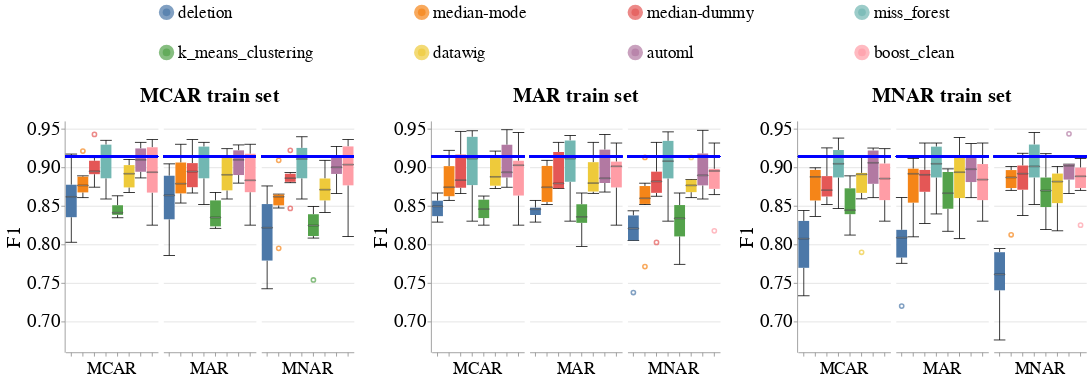

The code cell stored with this chart in its notebook:
### Markdown cell above
### Overall Metrics

### Code cell
create_box_plots_for_diff_imputers_v2(dataset_name=DATASET_NAME,
                                      model_name='rf_clf',
                                      metric_name='f1',
                                      db_client=db_client)

### Figure 1 — Vega-Lite specification as saved in the notebook (floating-point values rounded to 4 significant figures; data arrays with more than 128 entries replaced by an {"elided": "..."} marker saying what was removed)
{"config": {"view": {"continuousWidth": 400, "continuousHeight": 300, "stroke": null}, "axis": {"labelFontSize": 24, "labelFontWeight": "normal", "titleFontSize": 26, "titleFontWeight": "normal"}, "facet": {"spacing": 5}, "header": {"labelFontSize": 22, "labelOrient": "bottom", "labelPadding": 5, "titleFontSize": 26}, "legend": {"columns": 4, "direction": "horizontal", "labelFontSize": 22, "labelLimit": 400, "orient": "top", "symbolOffset": 120, "symbolStrokeWidth": 10, "titleAnchor": "middle", "titleFontSize": 24, "titleLimit": 300}, "title": {"fontSize": 26}}, "hconcat": [{"facet": {"column": {"field": "Test_Injection_Strategy", "sort": ["MCAR", "MAR", "MNAR"], "title": "MCAR train set", "type": "nominal"}}, "spec": {"layer": [{"mark": {"type": "boxplot", "median": {"stroke": "black", "strokeWidth": 0.7}, "ticks": true}, "encoding": {"color": {"field": "Null_Imputer_Name", "sort": ["deletion", "median-mode", "median-dummy", "miss_forest", "k_means_clustering", "datawig", "automl", "boost_clean"], "title": null, "type": "nominal"}, "x": {"axis": {"labels": false}, "field": "Null_Imputer_Name", "sort": ["deletion", "median-mode", "median-dummy", "miss_forest", "k_means_clustering", "datawig", "automl", "boost_clean"], "title": null, "type": "nominal"}, "y": {"field": "Metric_Value", "scale": {"zero": false}, "title": "F1", "type": "quantitative"}}}, {"mark": "rule", "encoding": {"color": {"value": "blue"}, "size": {"value": 2}, "y": {"field": "Baseline_Median", "type": "quantitative"}}}], "width": 120}}, {"data": {"name": "data-645cdb96a4824567f25e9efab8ed139d"}, "facet": {"column": {"field": "Test_Injection_Strategy", "sort": ["MCAR", "MAR", "MNAR"], "title": "MAR train set", "type": "nominal"}}, "spec": {"layer": [{"mark": {"type": "boxplot", "median": {"stroke": "black", "strokeWidth": 0.7}, "ticks": true}, "encoding": {"color": {"field": "Null_Imputer_Name", "sort": ["deletion", "median-mode", "median-dummy", "miss_forest", "k_means_clustering", "datawig", "automl", "boost_clean"], "title": null, "type": "nominal"}, "x": {"axis": {"labels": false}, "field": "Null_Imputer_Name", "sort": ["deletion", "median-mode", "median-dummy", "miss_forest", "k_means_clustering", "datawig", "automl", "boost_clean"], "title": null, "type": "nominal"}, "y": {"field": "Metric_Value", "scale": {"zero": false}, "title": "F1", "type": "quantitative"}}}, {"mark": "rule", "encoding": {"color": {"value": "blue"}, "size": {"value": 2}, "y": {"field": "Baseline_Median", "type": "quantitative"}}}], "width": 120}}, {"data": {"name": "data-3fd52679db59a2e26a928d2ccfd59cbb"}, "facet": {"column": {"field": "Test_Injection_Strategy", "sort": ["MCAR", "MAR", "MNAR"], "title": "MNAR train set", "type": "nominal"}}, "spec": {"layer": [{"mark": {"type": "boxplot", "median": {"stroke": "black", "strokeWidth": 0.7}, "ticks": true}, "encoding": {"color": {"field": "Null_Imputer_Name", "sort": ["deletion", "median-mode", "median-dummy", "miss_forest", "k_means_clustering", "datawig", "automl", "boost_clean"], "title": null, "type": "nominal"}, "x": {"axis": {"labels": false}, "field": "Null_Imputer_Name", "sort": ["deletion", "median-mode", "median-dummy", "miss_forest", "k_means_clustering", "datawig", "automl", "boost_clean"], "title": null, "type": "nominal"}, "y": {"field": "Metric_Value", "scale": {"zero": false}, "title": "F1", "type": "quantitative"}}}, {"mark": "rule", "encoding": {"color": {"value": "blue"}, "size": {"value": 2}, "y": {"field": "Baseline_Median", "type": "quantitative"}}}], "width": 120}}], "data": {"name": "data-e02e6f7733e9b195d173ef5f04fd1674"}, "resolve": {"scale": {"y": "shared"}}, "$schema": "https://vega.github.io/schema/vega-lite/v4.17.0.json", "datasets": {"data-e02e6f7733e9b195d173ef5f04fd1674": {"elided": "144 records"}, "data-645cdb96a4824567f25e9efab8ed139d": {"elided": "144 records"}, "data-3fd52679db59a2e26a928d2ccfd59cbb": {"elided": "144 records"}}}
